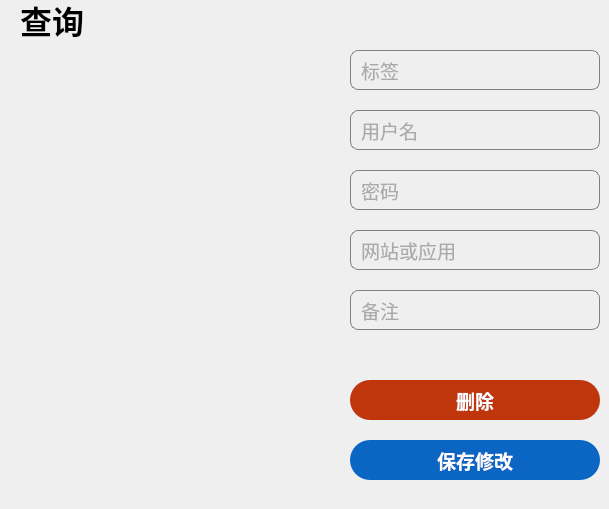
   <widget class="QWidget" name="page_view">
    <widget class="QListWidget" name="listWidget_allLabel">
     <property name="geometry">
      <rect>
       <x>10</x>
       <y>50</y>
       <width>310</width>
       <height>450</height>
      </rect>
     </property>
     <property name="font">
      <font>
       <family>Microsoft YaHei UI</family>
       <pointsize>14</pointsize>
      </font>
     </property>
     <property name="focusPolicy">
      <enum>Qt::NoFocus</enum>
     </property>
     <property name="styleSheet">
      <string notr="true">QListWidget
{
	background:transparent;
	border: transparent;
}
QListWidget::item
{
	background:transparent;
	border: transparent;
	color:#000000;
	padding-left: 10px;
	height:40px;
	
}
QListWidget::item:hover
{
	background-color:#d0e8ff;
	border: transparent;
	border-radius:20px;
	color:#004182;
	padding-left: 10px;
}
QListWidget::item:selected
{
	background-color:#d0e8ff;
	border: 0px;
	border-radius:20px;
	color:#004182;
	padding-left: 10px;
}

QScrollBar
{
    width:8px;
    background:transparent;
	border-radius:4px;
    padding-top:0px;   /*上预留位置*/
    padding-bottom:0px;    /*下预留位置*/}/*滚动条中滑块的样式*/QScrollBar::handle
{
    width:6px;
    background:#cdcdcd;
    border-radius:3px;
    min-height:20px;
}/*鼠标触及滑块样式*/
QScrollBar::handle:hover
{
    width:8px;
    background:#a7a7a7;
    border-radius:4px;
    min-height:20;
}/*设置下箭头*/
QScrollBar::add-line
{
    height:0px;
    width:0px;
    background:transparent;
}/*设置上箭头*/
QScrollBar::sub-line
{
    height:0px;
    width:0px;
    background:transparent;
}</string>
     </property>
     <property name="horizontalScrollBarPolicy">
      <enum>Qt::ScrollBarAlwaysOff</enum>
     </property>
     <property name="sizeAdjustPolicy">
      <enum>QAbstractScrollArea::AdjustIgnored</enum>
     </property>
     <property name="resizeMode">
      <enum>QListView::Fixed</enum>
     </property>
     <property name="gridSize">
      <size>
       <width>0</width>
       <height>44</height>
      </size>
     </property>
     <property name="itemAlignment">
      <set>Qt::AlignLeading|Qt::AlignLeft|Qt::AlignVCenter</set>
     </property>
    </widget>
    <widget class="QLabel" name="label_View">
     <property name="geometry">
      <rect>
       <x>20</x>
       <y>0</y>
       <width>70</width>
       <height>40</height>
      </rect>
     </property>
     <property name="font">
      <font>
       <family>Microsoft YaHei UI</family>
       <pointsize>24</pointsize>
       <weight>75</weight>
       <bold>true</bold>
      </font>
     </property>
     <property name="text">
      <string>查询</string>
     </property>
    </widget>
    <widget class="QLineEdit" name="lineEdit_15others">
     <property name="geometry">
      <rect>
       <x>350</x>
       <y>290</y>
       <width>250</width>
       <height>40</height>
      </rect>
     </property>
     <property name="font">
      <font>
       <family>Microsoft YaHei UI</family>
       <pointsize>14</pointsize>
      </font>
     </property>
     <property name="styleSheet">
      <string notr="true">QLineEdit{
	border: 1px solid gray;
	background-color:transparent;
	padding:0 0 0 8px;
	border-radius:8px;
	color:#666666;
}
QLineEdit:focus{
	color:#000000;
}</string>
     </property>
     <property name="placeholderText">
      <string>备注</string>
     </property>
    </widget>
    <widget class="QLineEdit" name="lineEdit_13password">
     <property name="geometry">
      <rect>
       <x>350</x>
       <y>170</y>
       <width>250</width>
       <height>40</height>
      </rect>
     </property>
     <property name="font">
      <font>
       <family>Microsoft YaHei UI</family>
       <pointsize>14</pointsize>
      </font>
     </property>
     <property name="styleSheet">
      <string notr="true">QLineEdit{
	border: 1px solid gray;
	background-color:transparent;
	padding:0 0 0 8px;
	border-radius:8px;
	color:#666666;
}
QLineEdit:focus{
	color:#000000;
}</string>
     </property>
     <property name="placeholderText">
      <string>密码</string>
     </property>
    </widget>
    <widget class="QLineEdit" name="lineEdit_14target">
     <property name="geometry">
      <rect>
       <x>350</x>
       <y>230</y>
       <width>250</width>
       <height>40</height>
      </rect>
     </property>
     <property name="font">
      <font>
       <family>Microsoft YaHei UI</family>
       <pointsize>14</pointsize>
      </font>
     </property>
     <property name="styleSheet">
      <string notr="true">QLineEdit{
	border: 1px solid gray;
	background-color:transparent;
	padding:0 0 0 8px;
	border-radius:8px;
	color:#666666;
}
QLineEdit:focus{
	color:#000000;
}</string>
     </property>
     <property name="placeholderText">
      <string>网站或应用</string>
     </property>
    </widget>
    <widget class="QLineEdit" name="lineEdit_12name">
     <property name="geometry">
      <rect>
       <x>350</x>
       <y>110</y>
       <width>250</width>
       <height>40</height>
      </rect>
     </property>
     <property name="font">
      <font>
       <family>Microsoft YaHei UI</family>
       <pointsize>14</pointsize>
      </font>
     </property>
     <property name="styleSheet">
      <string notr="true">QLineEdit{
	border: 1px solid gray;
	background-color:transparent;
	padding:0 0 0 8px;
	border-radius:8px;
	color:#666666;
}
QLineEdit:focus{
	color:#000000;
}</string>
     </property>
     <property name="placeholderText">
      <string>用户名</string>
     </property>
    </widget>
    <widget class="QLineEdit" name="lineEdit_11label">
     <property name="geometry">
      <rect>
       <x>350</x>
       <y>50</y>
       <width>250</width>
       <height>40</height>
      </rect>
     </property>
     <property name="font">
      <font>
       <family>Microsoft YaHei UI</family>
       <pointsize>14</pointsize>
      </font>
     </property>
     <property name="styleSheet">
      <string notr="true">QLineEdit{
	border: 1px solid gray;
	background-color:transparent;
	padding:0 0 0 8px;
	border-radius:8px;
	color:#666666;
}
QLineEdit:focus{
	color:#000000;
}</string>
     </property>
     <property name="placeholderText">
      <string>标签</string>
     </property>
    </widget>
    <widget class="QPushButton" name="pushButton_save">
     <property name="geometry">
      <rect>
       <x>350</x>
       <y>440</y>
       <width>250</width>
       <height>40</height>
      </rect>
     </property>
     <property name="font">
      <font>
       <family>Microsoft YaHei UI</family>
       <pointsize>14</pointsize>
       <weight>75</weight>
       <bold>true</bold>
      </font>
     </property>
     <property name="focusPolicy">
      <enum>Qt::NoFocus</enum>
     </property>
     <property name="styleSheet">
      <string notr="true">QPushButton:enabled{
	border-width:0;
	background-color:#0a66c2;
	border-radius:20px;
	color:#ffffff;
}
QPushButton:hover{
	border-width:0;
	background-color:#004182;
	border-radius:20px;
	color:#ffffff;
}
QPushButton:pressed{
	border-width:0;
	background-color:#004182;
	border-radius:20px;
	color:#ffffff;
}
QPushButton:focus{
	border-width:0;
	background-color:#004182;
	border-radius:20px;
	color:#ffffff;
}</string>
     </property>
     <property name="text">
      <string>保存修改</string>
     </property>
     <property name="flat">
      <bool>true</bool>
     </property>
    </widget>
    <widget class="QPushButton" name="pushButton_delete">
     <property name="geometry">
      <rect>
       <x>350</x>
       <y>380</y>
       <width>250</width>
       <height>40</height>
      </rect>
     </property>
     <property name="font">
      <font>
       <family>Microsoft YaHei UI</family>
       <pointsize>14</pointsize>
       <weight>75</weight>
       <bold>true</bold>
      </font>
     </property>
     <property name="focusPolicy">
      <enum>Qt::NoFocus</enum>
     </property>
     <property name="styleSheet">
      <string notr="true">QPushButton:enabled{
	border-width:0;
	background-color:#BF360C;
	border-radius:20px;
	color:#ffffff;
}
QPushButton:hover{
	border-width:0;
	background-color:#B71C1C;
	border-radius:20px;
	color:#ffffff;
}
QPushButton:pressed{
	border-width:0;
	background-color:#B71C1C;
	border-radius:20px;
	color:#ffffff;
}
QPushButton:focus{
	border-width:0;
	background-color:#B71C1C;
	border-radius:20px;
	color:#ffffff;
}</string>
     </property>
     <property name="text">
      <string>删除</string>
     </property>
     <property name="flat">
      <bool>true</bool>
     </property>
    </widget>
   </widget>
